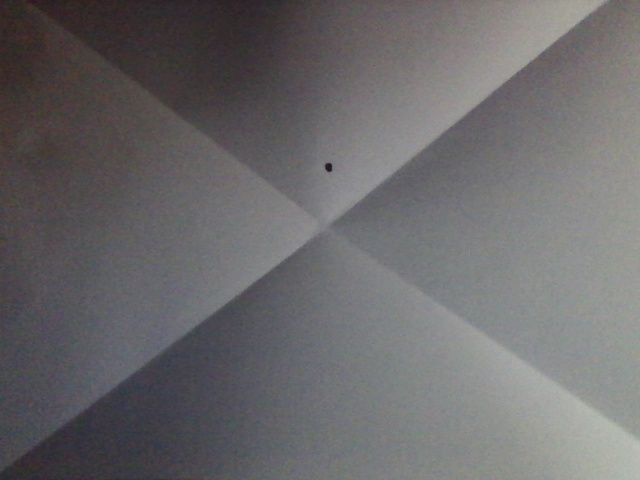
#> input picture addition/1.jpg, 640 x 480 px
$ python -i warp_v4.py   (imports and definitions only)   (older library calls are emulated)
#> lines starting #> are read from the running program, lines starting #| are printed output that depends on the picture; after the words box and inside, x2 and y2 are one past the last pixel; in counts of white or black regions, pixels touching at a corner belong together
#> further down, picture is the input picture: shape (480, 640, 3); mean B, G, R 106.7, 105.1, 106.8
import cv2
import os
import time
import numpy as np
import perspective

def nothing(x):
    pass

def warp(img):

    # 缩小图片,可按照实际图像调整
    size = img.shape
#> size = (480, 640, 3)
    while size[0]*size[1] > 1000*1000:
        img = cv2.pyrDown(img)
        size = img.shape
    cv2.imshow('original', img)
    # 灰度化
    gray = cv2.cvtColor(img, cv2.COLOR_BGR2GRAY)
    black = np.zeros(gray.shape, dtype=np.uint8)

    # 创建滑动条a
    cv2.namedWindow('detected')
    # cv2.namedWindow('hough')
    cv2.createTrackbar('max', 'detected', 50, 200, nothing)
    cv2.createTrackbar('GssKrnlSz', 'detected', 3, 10, nothing)
    # cv2.createTrackbar('thrshld', 'hough', 20, 200, nothing)

    while(1):
        if cv2.waitKey(30) & 0xFF== 97:
#> (key Esc is pressed here)
            break
        # 获取滑动值
        x = img

        maxVal = cv2.getTrackbarPos('max', 'detected')  # canny最大阈值
        kernel_size = 2 * cv2.getTrackbarPos('GssKrnlSz', 'detected') + 1  # 高斯核大小只能是奇数
        #maxVal = 50
        #kernel_size = 7

        # 高斯模糊
        blur = cv2.GaussianBlur(gray, (kernel_size, kernel_size), 0)

        # 边缘检测
        edge = cv2.Canny(blur, int(maxVal / 2), maxVal)
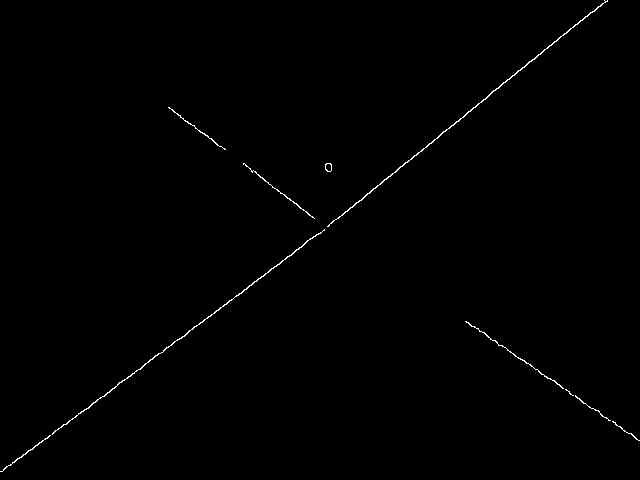
#> edge: shape (480, 640); 0.49% white in thin lines or dots
        #cv2.imshow('1.canny', edge)

        # 闭运算
        dilated = cv2.dilate(edge, None, iterations=2)  # 膨胀
#> dilated: shape (480, 640); 2.6% white; 5 white regions, box (x1, y1, x2, y2) and area: (0, 0, 610, 474) 5332, (463, 319, 640, 443) 1442, (241, 161, 317, 221) 644, (166, 105, 228, 152) 508, (323, 161, 334, 174) 137
        eroded = cv2.erode(dilated, None, iterations=1)  # 腐蚀
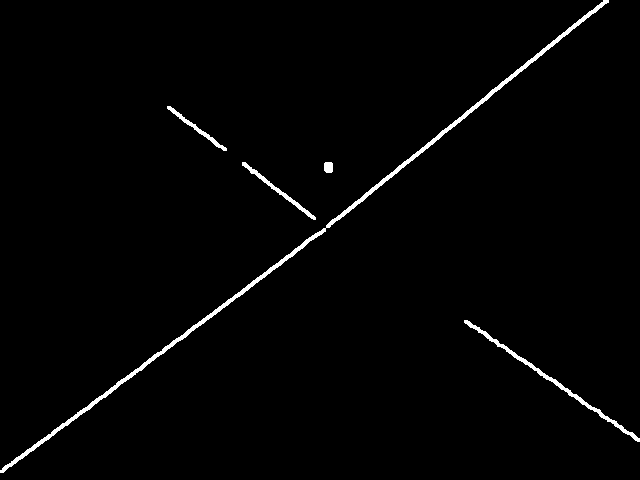
#> eroded: shape (480, 640); 1.6% white; 5 white regions
        # cv2.imshow('2.closed', eroded)

        # 轮廓检测
        image, contours, hier = cv2.findContours(eroded,cv2.RETR_LIST, cv2.CHAIN_APPROX_SIMPLE)
#> contours = 5 contours; box (x1, y1, x2, y2) and area: (0, 0, 609, 473) 2559, (464, 320, 640, 442) 662, (242, 162, 316, 220) 296, (167, 106, 227, 151) 229, (324, 162, 333, 173) 76
        cnts = sorted(contours, key=cv2.contourArea, reverse=True)[:5]  # sorted(L, key=lambda x:x[1])
#> cnts has the same summary as contours
        out1 = cv2.drawContours(black.copy(), cnts, -1, 255, 1)
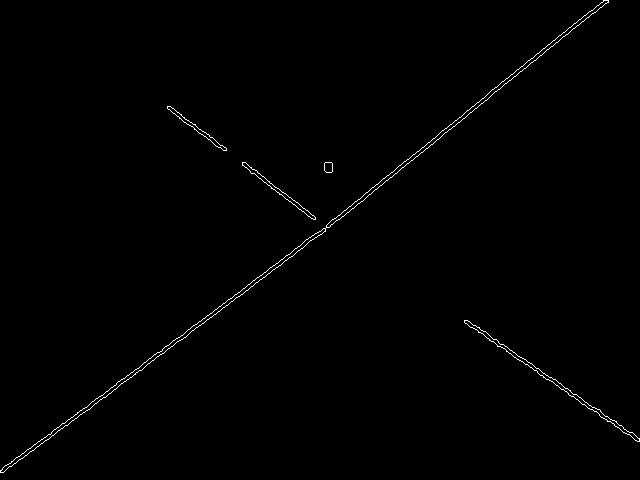
#> out1: shape (480, 640); 0.62% white in thin lines or dots

        # 轮廓点
        for c in cnts:
            peri = cv2.arcLength(c, True)
            approx = cv2.approxPolyDP(c, 0.02 * peri, True)
            if len(approx) == 4:  # 表明找到四个轮廓点
                screenCnt = approx
                break
#> this loop made 5 passes
#> (peri, approx) on passes 1 to 4: (1617.6, [[608, 0], [0, 472]]), (462.5, [[464, 320], [639, 441]]), (199.7, [[242, 162], [315, 219]]), (160.3, [[167, 106], [226, 150]])
#> peri on pass 5: 33.07
        try:
            # 展示截取区域的拐点和最外4层轮廓
            out4 = cv2.drawContours(out1, screenCnt, -1, 255, 7)
            #cv2.imshow('3.screenCnt', out4)
            # 仿射变换
            warped = perspective.four_point_transform(img.copy(), screenCnt.reshape(4, 2))

            x = warped
            #cv2.imshow("5.origin", img)

        except:
            pass
        #cv2.imshow('corrected', x)
        paper = x
        paper_gray = cv2.cvtColor(paper, cv2.COLOR_BGR2GRAY)
        gaus = cv2.GaussianBlur(paper_gray, (5, 5), 0)
        blur = cv2.blur(paper_gray, (5, 5), 0)
        edge = cv2.Canny(gaus, 15, 30)
#> edge: shape (480, 640); 0.76% white in thin lines or dots
        edge1 = cv2.Canny(blur, 15, 30)
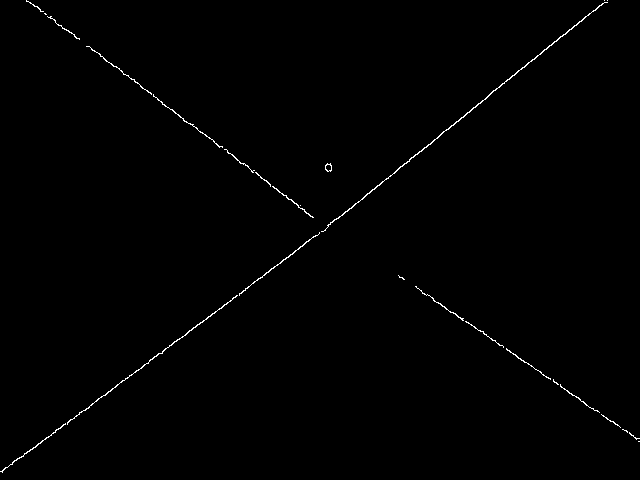
#> edge1: shape (480, 640); 0.59% white in thin lines or dots

        # Setup SimpleBlobDetector parameters.
        params = cv2.SimpleBlobDetector_Params()

        # Change thresholds
        params.minThreshold = 3
        params.maxThreshold = 200

        # Filter by Area.
        params.filterByArea = True
        params.minArea = 50

        # Filter by Circularity
        params.filterByCircularity = True
        params.minCircularity = 0.1

        # Filter by Convexity
        params.filterByConvexity = True
        params.minConvexity = 0.87

        # Filter by Inertia
        params.filterByInertia = True
        params.minInertiaRatio = 0.01

        # Create a detector with the parameters
        ver = (cv2.__version__).split('.')
        if int(ver[0]) < 3:
            detector = cv2.SimpleBlobDetector(params)
        else:
            detector = cv2.SimpleBlobDetector_create(params)

        # Detect blobs.
        keypoints = detector.detect(paper_gray)
#> keypoints = 1 keypoints; (x, y, size): (328, 167, 9.7)

        if (len(keypoints)):
            paper = cv2.drawKeypoints(paper_gray, keypoints, np.array([]), (0, 0, 255),
                                      cv2.DRAW_MATCHES_FLAGS_DRAW_RICH_KEYPOINTS)
            hole_pos = []

            i = 0
            for x1 in keypoints[:]:
                hole_pos.append([int(keypoints[i].pt[0]), int(keypoints[i].pt[1])])
                i = i + 1
#> this loop made 1 pass
#> (x1, i) on pass 1: (keypoint at (328.2, 166.8), size 9.7, 1)
#> after the loop, hole_pos = [[328, 166]]; i = 1
        else:
            pass

        # 闭操作
        dilated = cv2.dilate(edge, None, iterations=2)  # 膨胀
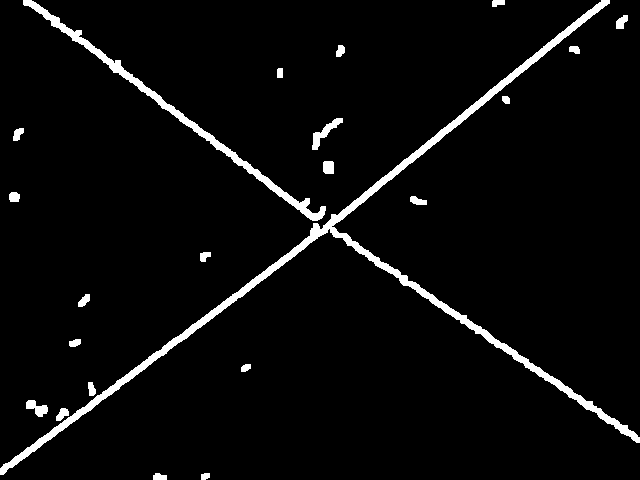
#> dilated: shape (480, 640); 4.2% white; 22 white regions, largest, box (x1, y1, x2, y2) and area: (0, 0, 640, 475) 8038, (23, 0, 326, 221) 2760, (312, 118, 343, 150) 307
        eroded = cv2.erode(dilated, None, iterations=1)  # 腐蚀
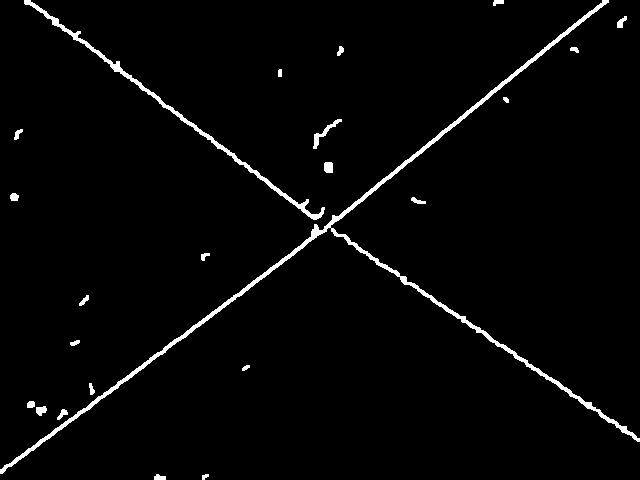
#> eroded: shape (480, 640); 2.5% white; 23 white regions, largest, box (x1, y1, x2, y2) and area: (0, 0, 640, 474) 4830, (24, 0, 325, 220) 1675, (313, 119, 342, 149) 183

        lines = cv2.HoughLinesP(eroded, 1, np.pi / 180, 100, minLineLength=80, maxLineGap=20)  # 100 80 20
#> lines = 23 rows, first 6: [89, 409, 525, 68], [216, 146, 637, 441], [366, 192, 557, 42], [1, 473, 157, 352], [162, 354, 464, 118], [181, 120, 639, 441]
        if lines is None:
            pass
        else:
            lines1 = lines[:, 0, :]  # 提取为二维
#> lines1 has the same summary as lines
            x = lines1.shape[0]
#> x = 23
            size = paper.shape

            foldxy = []
            if x > 200:
                lines = cv2.HoughLinesP(edge1, 1, np.pi / 180, 20, minLineLength=2, maxLineGap=5)
                lines1 = lines[:, 0, :]  # 提取为二维
                for x1, y1, x2, y2 in lines1[:]:
                    if (x1 < size[1] * 0.05 and x2 < size[1] * 0.05) or (
                            x1 > size[1] * 0.95 and x2 > size[1] * 0.95) or (
                                    y1 < size[0] * 0.05 and y2 < size[0] * 0.05) or (
                                    y1 > size[0] * 0.95 and y2 > size[0] * 0.95):
                        pass
                    else:
                        foldxy.append([x1, y1, x2, y2])
                # print(len(foldxy))
                for x1, y1, x2, y2 in foldxy[:]:
                    cv2.line(paper, (x1, y1), (x2, y2), (255, 255, 0), 1)
            else:
                for x1, y1, x2, y2 in lines1[:]:
                    if (x1 < size[1] * 0.05 and x2 < size[1] * 0.05) or (
                            x1 > size[1] * 0.95 and x2 > size[1] * 0.95) or (
                                    y1 < size[0] * 0.05 and y2 < size[0] * 0.05) or (
                                    y1 > size[0] * 0.95 and y2 > size[0] * 0.95):
                        pass
                    else:
                        # pass
                        foldxy.append([x1, y1, x2, y2])
#> this loop made 23 passes
#> (x1, y1, x2, y2) on passes 1 to 12: (89, 409, 525, 68), (216, 146, 637, 441), (366, 192, 557, 42), (1, 473, 157, 352), (162, 354, 464, 118), (181, 120, 639, 441), (429, 141, 608, 1), (217, 148, 623, 432), (27, 0, 299, 204), (250, 172, 540, 375), (117, 388, 488, 98), (185, 337, 423, 151)
#> after the loop, foldxy = 23 items, first 6: [89, 409, 525, 68], [216, 146, 637, 441], [366, 192, 557, 42], [1, 473, 157, 352], [162, 354, 464, 118], [181, 120, 639, 441]

                for x1, y1, x2, y2 in foldxy[:]:
                    cv2.line(paper, (x1, y1), (x2, y2), (0, 255, 0), 2)
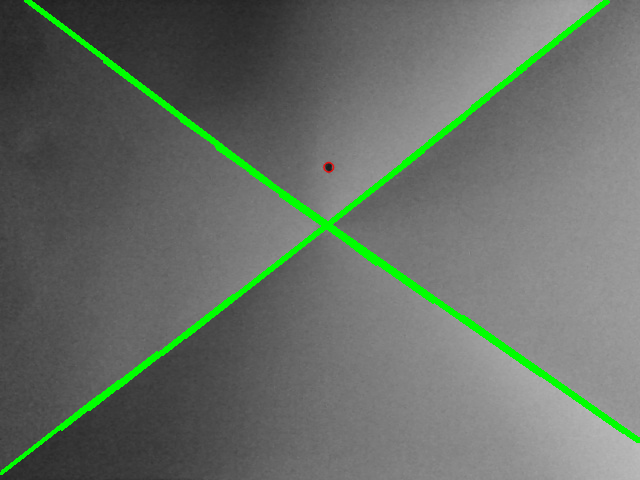
#> paper: shape (480, 640, 3); mean of channels 0, 1, 2 102.1, 110.4, 102.2; drawn as B, G, R

        # cv2.imshow(str(m), paper)
        cv2.imshow('detected', paper)

    return x


# [1 line not run here, left out]
i=1
# [28 lines not run here, left out]

>>> import cv2
>>> picture = cv2.imread('1.jpg')
>>> result = warp(picture)
